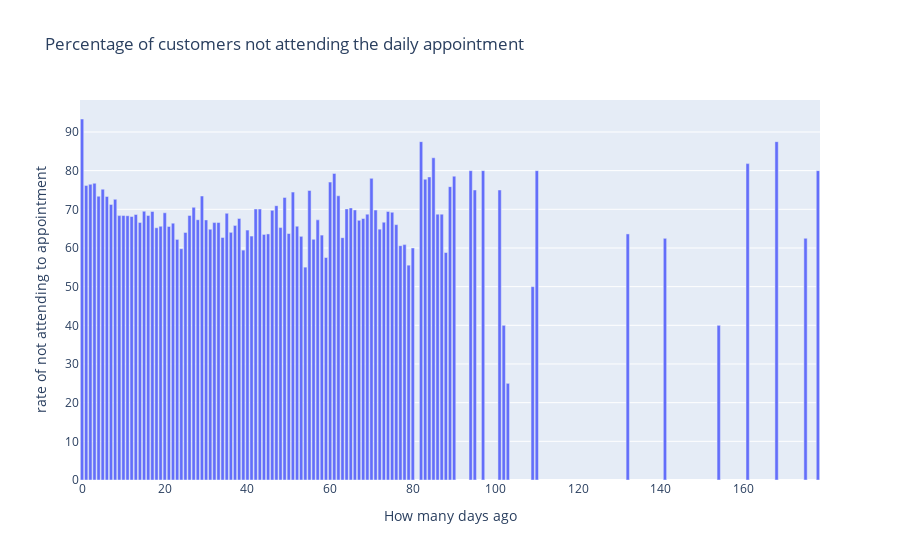

The notebook cell saved with this chart:
### Markdown cell above
> Aynı gün alınan randevulara katılım oranının daha yüksek olduğunu görüyoruz.

### Code cell
plt.figure(figsize=(20, 20))
dayrate=noshown.value_counts()/(noshown.value_counts()+noshowy.value_counts())*100
import plotly.express as px

fig = px.bar(data_frame=dayrate, 
             x=dayrate.index, 
             y=dayrate.values,title="Percentage of customers not attending the daily appointment",
                 labels={"index": "How many days ago",  
                         "y": "rate of not attending to appointment"})

fig.show()

### Figure 1 — Plotly figure (JSON) as saved in the notebook; plotly's stock layout.template omitted (floating-point values rounded to 4 significant figures)
{"data": [{"alignmentgroup": "True", "hovertemplate": "How many days ago=%{x}<br>rate of not attending to appointment=%{y}<extra></extra>", "legendgroup": "", "marker": {"color": "#636efa"}, "name": "", "offsetgroup": "", "orientation": "v", "showlegend": false, "textposition": "auto", "type": "bar", "x": [0, 1, 2, 3, 4, 5, 6, 7, 8, 9, 10, 11, 12, 13, 14, 15, 16, 17, 18, 19, 20, 21, 22, 23, 24, 25, 26, 27, 28, 29, 30, 31, 32, 33, 34, 35, 36, 37, 38, 39, 40, 41, 42, 43, 44, 45, 46, 47, 48, 49, 50, 51, 52, 53, 54, 55, 56, 57, 58, 59, 60, 61, 62, 63, 64, 65, 66, 67, 68, 69, 70, 71, 72, 73, 74, 75, 76, 77, 78, 79, 80, 81, 82, 83, 84, 85, 86, 87, 88, 89, 90, 91, 92, 93, 94, 95, 96, 97, 100, 101, 102, 103, 104, 106, 107, 108, 109, 110, 111, 114, 116, 118, 121, 122, 124, 125, 126, 131, 132, 138, 141, 145, 150, 154, 161, 168, 175, 178], "xaxis": "x", "y": [93.35, 76.18, 76.47, 76.73, 73.39, 75.2, 73.32, 71.27, 72.59, 68.37, 68.39, 68.34, 68.13, 68.66, 66.6, 69.5, 68.38, 69.44, 65.23, 65.63, 69.1, 65.56, 66.42, 62.22, 59.81, 64.02, 68.41, 70.52, 67.31, 73.44, 67.26, 64.85, 66.57, 66.58, 62.72, 68.97, 64.05, 65.83, 67.65, 59.45, 64.62, 63.07, 70.08, 70.06, 63.5, 63.64, 69.72, 70.94, 65.28, 73.08, 63.74, 74.44, 65.62, 63.01, 55.05, 74.88, 62.24, 67.27, 63.33, 57.53, 77.04, 79.27, 73.5, 62.67, 70.1, 70.37, 69.84, 67.14, 67.62, 68.75, 78, 69.81, 64.86, 66.67, 69.44, 69.23, 66.04, 60.61, 60.87, 55.56, 60, null, 87.5, 77.78, 78.38, 83.33, 68.75, 68.75, 58.82, 75.86, 78.57, null, null, null, 80, 75, null, 80, null, 75, 40, 25, null, null, null, null, 50, 80, null, null, null, null, null, null, null, null, null, null, 63.64, null, 62.5, null, null, 40, 81.82, 87.5, 62.5, 80], "yaxis": "y"}], "layout": {"barmode": "relative", "legend": {"tracegroupgap": 0}, "title": {"text": "Percentage of customers not attending the daily appointment"}, "xaxis": {"anchor": "y", "domain": [0, 1], "title": {"text": "How many days ago"}}, "yaxis": {"anchor": "x", "domain": [0, 1], "title": {"text": "rate of not attending to appointment"}}}}
